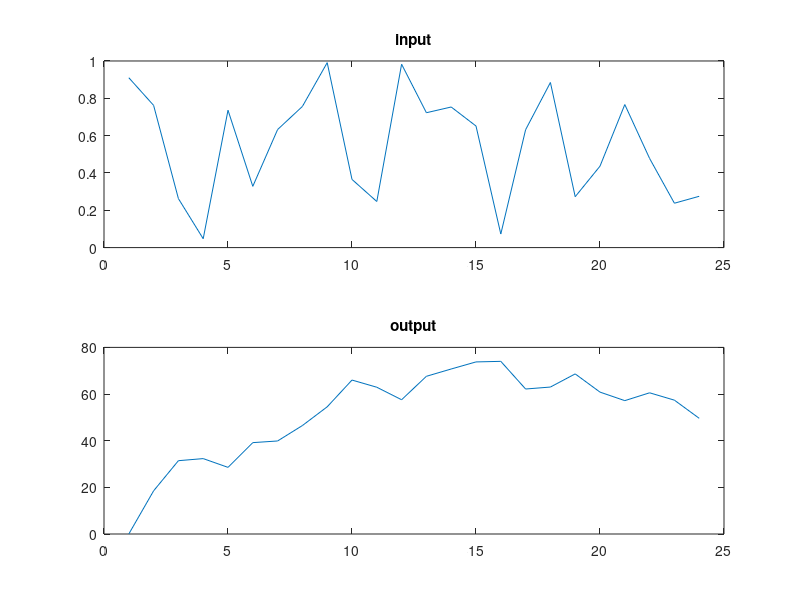
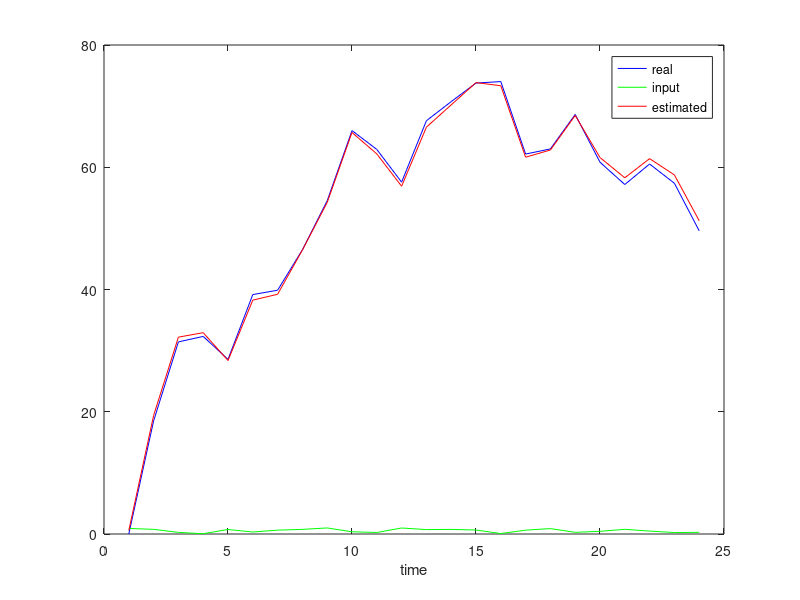

These charts were generated, in order, by the following MATLAB code:
clc
clear
close all;

load ('y.mat'); load ('u.mat'); load ('t.mat');

figure(1);
subplot(2,1,1)
plot(t,u);
title("input")
subplot(2,1,2)
plot(t,y);
title("output")
T=0.1;

na=3;%order of denum
nb=na-1;%order of num
m=nb+1;%number of parameters for denum
P=m+na;% a0=1;

N=length(y);

for i=1:na
   for j=1:N
        if j>i
           U(j,i)=-y(j-i);  
        else
           U(j,i)=0;
        end 
    end
end
for i=na+1:na+nb
  for j=1:N
        if j>(i-na)
           U(j,i)=u(j-i+na+1);  
        elseif j==i-na
             U(j,i)=u(1);
        else
           U(j,i)=0;
        end 
  end
end

Ut=U';
tetha_hat_LS=(inv(Ut*U))*(Ut*y);
y_hat=U*tetha_hat_LS;

%validation
SSE = sum((y - y_hat).^2);
MSE = mean((y - y_hat).^2);
mean_y_real = mean(y);
SSR = sum((y_hat - mean_y_real).^2);
R_squared = 1 - SSE / SSR;


figure;
plot(t, y, 'b',t,u,'g', t, y_hat, 'r');
legend('real','input','estimated');
xlabel('time');

disp(['SSE: ', num2str(SSE)]);
disp(['MSE: ', num2str(MSE)]);
disp(['R-squared: ', num2str(R_squared)]);